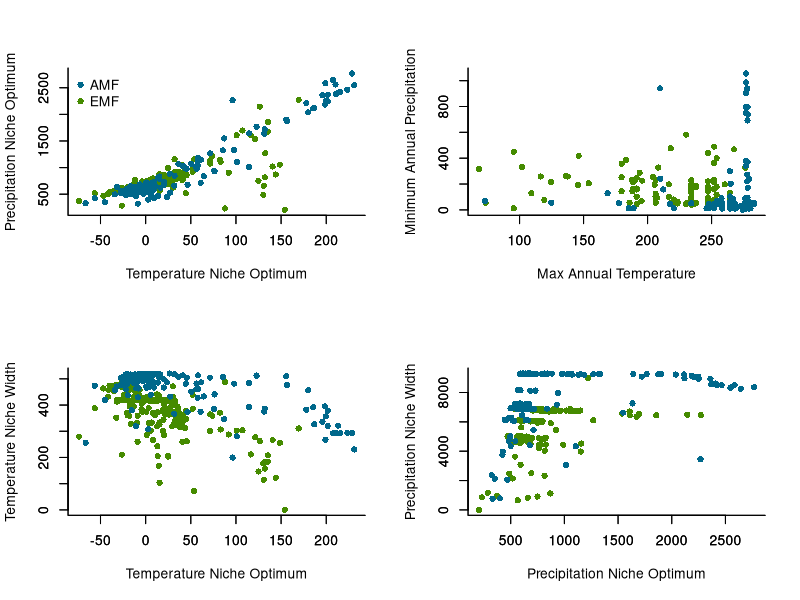

Generate this figure with R:
#plotting species and genus range traits.
rm(list=ls())

#load data.----
amf <- read.csv('data/threshold_0.9_AMF_reducedFeatures.csv')
emf <- read.csv('data/threshold_0.9_EMF_reducedFeatures.csv')
tax <- read.csv('data/Taxonomy_2020_02_01.csv')

#global plot settings.----
par(mfrow = c(2,2))
#colors
amf.col <- 'deepskyblue4'
emf.col <- 'chartreuse4'

#means plot.----
x.emf <- emf$CHELSA_BIO_Annual_Mean_Temperature_mean
x.amf <- amf$CHELSA_BIO_Annual_Mean_Temperature_mean
y.emf <- emf$CHELSA_BIO_Annual_Precipitation_mean
y.amf <- amf$CHELSA_BIO_Annual_Precipitation_mean
#labels.
lab.x <- 'Temperature Niche Optimum'
lab.y <- 'Precipitation Niche Optimum'
#axis limits.
limy <- c(min(y.emf,y.amf, na.rm=T), max(y.emf,y.amf, na.rm=T))
limx <- c(min(x.emf,x.amf, na.rm=T), max(x.emf,x.amf, na.rm=T))

#plot.
plot(y.emf ~ x.emf, bty = 'l', pch = 16, xlim = limx, ylim = limy, xlab=lab.x, ylab=lab.y, col = emf.col)
par(new=T)
plot(y.amf ~ x.amf, bty = 'l', pch = 16, col = amf.col, xlim = limx, ylim = limy, xlab=NA, ylab=NA)

#Plot legend.
legend('topleft',legend = c('AMF','EMF'), 
       pch = 16, col = c(amf.col, emf.col), bty = 'n', cex = 1,
       x.intersp = .75, xpd = T, 
       horiz = F)


#extremes plot.----
#variables.
x.emf <- emf$CHELSA_BIO_Annual_Mean_Temperature_max
x.amf <- amf$CHELSA_BIO_Annual_Mean_Temperature_max
y.emf <- emf$CHELSA_BIO_Annual_Precipitation_min
y.amf <- amf$CHELSA_BIO_Annual_Precipitation_min
#labels.
lab.x <- 'Max Annual Temperature'
lab.y <- 'Minimum Annual Precipitation'
#axis limits.
limy <- c(min(y.emf,y.amf, na.rm=T), max(y.emf,y.amf, na.rm=T))
limx <- c(min(x.emf,x.amf, na.rm=T), max(x.emf,x.amf, na.rm=T))

#plot.
plot(y.emf ~ x.emf, bty = 'l', pch = 16, xlim = limx, ylim = limy, xlab=lab.x, ylab=lab.y, col = emf.col)
par(new=T)
plot(y.amf ~ x.amf, bty = 'l', pch = 16, col = amf.col, xlim = limx, ylim = limy, xlab=NA, ylab=NA)

#plot temp width vs. moisture widith.----
#x is temperature width.
x.emf <- emf$CHELSA_BIO_Annual_Mean_Temperature_max - emf$CHELSA_BIO_Annual_Mean_Temperature_min
x.amf <- amf$CHELSA_BIO_Annual_Mean_Temperature_max - amf$CHELSA_BIO_Annual_Mean_Temperature_min
#y is moisture width.
y.emf <- emf$CHELSA_BIO_Annual_Precipitation_max - emf$CHELSA_BIO_Annual_Precipitation_min
y.amf <- amf$CHELSA_BIO_Annual_Precipitation_max - amf$CHELSA_BIO_Annual_Precipitation_min

#labels.
lab.x <- 'Temperature Niche Width'
lab.y <- 'Precipitation Niche Width'
#axis limits.
limy <- c(min(y.emf,y.amf, na.rm=T), max(y.emf,y.amf, na.rm=T))
limx <- c(min(x.emf,x.amf, na.rm=T), max(x.emf,x.amf, na.rm=T))

#plot.
#plot(y.emf ~ x.emf, bty = 'l', pch = 16, xlim = limx, ylim = limy, xlab=lab.x, ylab=lab.y, col = emf.col)
#par(new=T)
#plot(y.amf ~ x.amf, bty = 'l', pch = 16, col = amf.col, xlim = limx, ylim = limy, xlab=NA, ylab=NA)


#plot temp width vs. temperature optimum.----
#x is temperature optimum
x.emf <- emf$CHELSA_BIO_Annual_Mean_Temperature_mean
x.amf <- amf$CHELSA_BIO_Annual_Mean_Temperature_mean
#y is temperature width.
y.emf <- emf$CHELSA_BIO_Annual_Mean_Temperature_max - emf$CHELSA_BIO_Annual_Mean_Temperature_min
y.amf <- amf$CHELSA_BIO_Annual_Mean_Temperature_max - amf$CHELSA_BIO_Annual_Mean_Temperature_min

#labels.
lab.y <- 'Temperature Niche Width'
lab.x <- 'Temperature Niche Optimum'
#axis limits.
limy <- c(min(y.emf,y.amf, na.rm=T), max(y.emf,y.amf, na.rm=T))
limx <- c(min(x.emf,x.amf, na.rm=T), max(x.emf,x.amf, na.rm=T))

#plot.
plot(y.emf ~ x.emf, bty = 'l', pch = 16, xlim = limx, ylim = limy, xlab=lab.x, ylab=lab.y, col = emf.col)
par(new=T)
plot(y.amf ~ x.amf, bty = 'l', pch = 16, col = amf.col, xlim = limx, ylim = limy, xlab=NA, ylab=NA)

#plot preiciptation width vs. precipitation optimum.----
#x is precip optimum
x.emf <- emf$CHELSA_BIO_Annual_Precipitation_mean
x.amf <- amf$CHELSA_BIO_Annual_Precipitation_mean
#y is precip width.
y.emf <- emf$CHELSA_BIO_Annual_Precipitation_max - emf$CHELSA_BIO_Annual_Precipitation_min
y.amf <- amf$CHELSA_BIO_Annual_Precipitation_max - amf$CHELSA_BIO_Annual_Precipitation_min

#labels.
lab.y <- 'Precipitation Niche Width'
lab.x <- 'Precipitation Niche Optimum'
#axis limits.
limy <- c(min(y.emf,y.amf, na.rm=T), max(y.emf,y.amf, na.rm=T))
limx <- c(min(x.emf,x.amf, na.rm=T), max(x.emf,x.amf, na.rm=T))

#plot.
plot(y.emf ~ x.emf, bty = 'l', pch = 16, xlim = limx, ylim = limy, xlab=lab.x, ylab=lab.y, col = emf.col)
par(new=T)
plot(y.amf ~ x.amf, bty = 'l', pch = 16, col = amf.col, xlim = limx, ylim = limy, xlab=NA, ylab=NA)

#plot preiciptation seasonality vs. precip minimum----
#KINDA DUMB. MORE PRECIP SEASONALITY WILL ALWAYS PUSH DOWN TOTAL PRECIP, GENERATING LOWER MIN, NO?
#I GUESS MAYBE NOT BUT WHATEVER.
#x is precip optimum
x.emf <- emf$CHELSA_BIO_Precipitation_Seasonality_mean
x.amf <- amf$CHELSA_BIO_Precipitation_Seasonality_mean
#y is precip width.
y.emf <- emf$CHELSA_BIO_Annual_Precipitation_min
y.amf <- amf$CHELSA_BIO_Annual_Precipitation_min

#labels.
lab.y <- 'min MAP'
lab.x <- 'Precipitation Seasonality'
#axis limits.
limy <- c(min(y.emf,y.amf, na.rm=T), max(y.emf,y.amf, na.rm=T))
limx <- c(min(x.emf,x.amf, na.rm=T), max(x.emf,x.amf, na.rm=T))

#plot.
#plot(y.emf ~ x.emf, bty = 'l', pch = 16, xlim = limx, ylim = limy, xlab=lab.x, ylab=lab.y, col = emf.col)
#par(new=T)
#plot(y.amf ~ x.amf, bty = 'l', pch = 16, col = amf.col, xlim = limx, ylim = limy, xlab=NA, ylab=NA)


#end plot.----
#dev.off()
